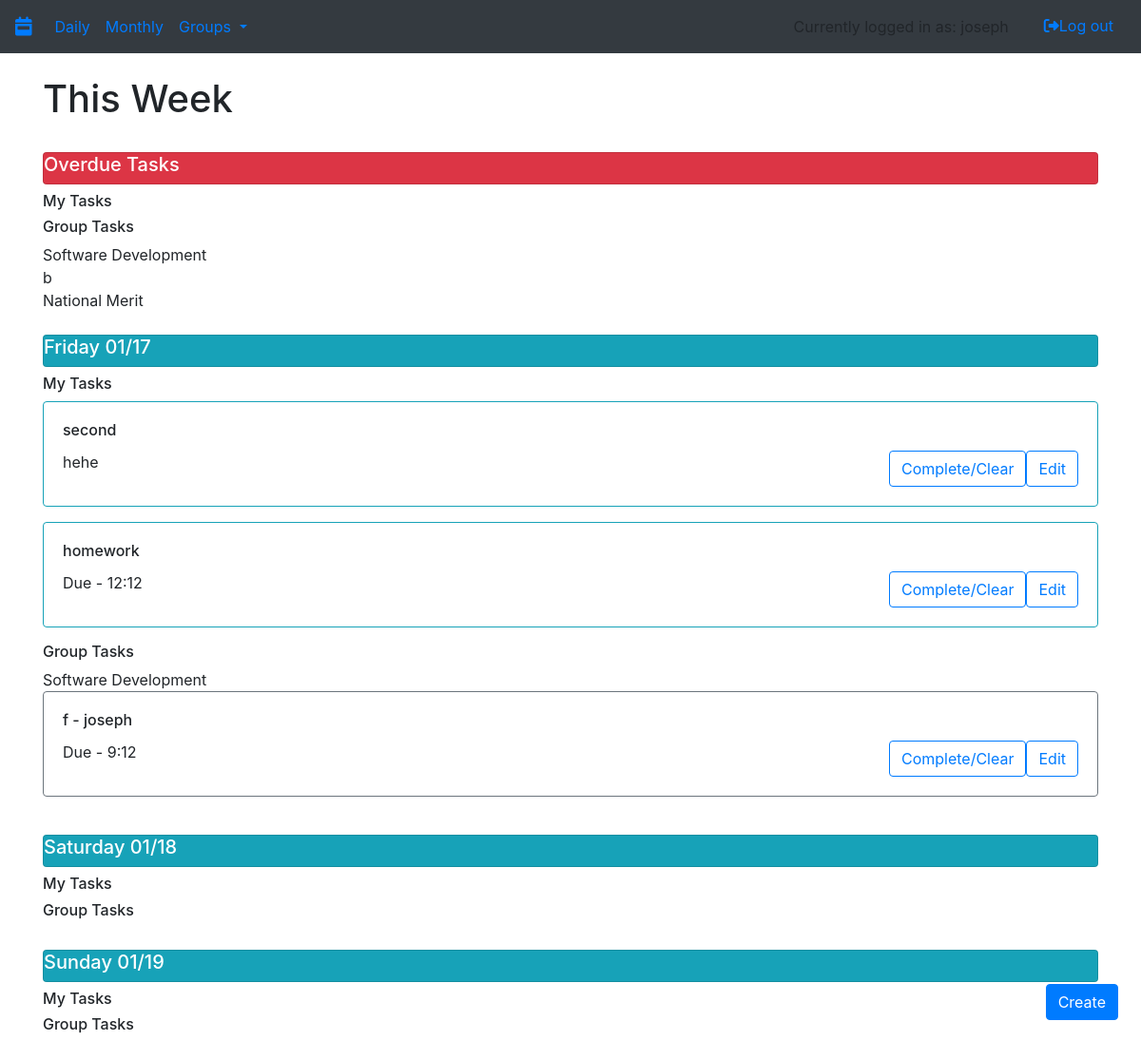
The app's page /day (signed in) with its own data.
### app/utl/models.py (models this page shows, shortened)
class User(db.Model, UserMixin):
    id = db.Column(db.Integer, primary_key=True)
    username = db.Column(db.String(80), unique=True, nullable=False)
    password = db.Column(db.String(80), nullable=False)
    tasks = db.relationship('Task', backref='user') #whenever you create a task, append it to user.tasks
    admin_groups = db.relationship('Group', backref='user') #whenever you create a group, append it to the users admin groups who created it
    groups = association_proxy('groupownership', #whenever a user joins a group, append it to their groups
                              'group',
                              creator=lambda c: GroupLinks(id, c.id))
    requests = association_proxy('requestownership', #whenever a user joins a group, append it to their groups
                              'group',
                              creator=lambda c: RequestLinks(id, c.id))

class Group(db.Model):
    id = db.Column(db.Integer, primary_key=True)
    admin_id = db.Column(db.Integer, db.ForeignKey('user.id'))
    name = db.Column(db.String(80), unique=True, nullable=False)
    description = db.Column(db.String(80), nullable=False)
    private = db.Column(db.Boolean)
    requests = db.relationship('User', backref='group_requests')
    tasks = db.relationship('Task', backref='group')
    users = association_proxy('groupownership',
                              'user',
                              creator=lambda u: GroupLinks(u.id, id))
    requesters = association_proxy('requestownership',
                                   'user',
                                    creator=lambda u: GroupLinks(u.id, id))

class Task(db.Model):
    id = db.Column(db.Integer,primary_key=True)
    user_id = db.Column(db.ForeignKey('user.id'), nullable = False)
    group_id = db.Column(db.Integer, db.ForeignKey('group.id'))
    due_date_m = db.Column(db.Integer, nullable = False)
    due_date_d = db.Column(db.Integer, nullable = False)
    due_date_hr = db.Column(db.Integer)
    due_date_mm = db.Column(db.Integer)
    priority = db.Column(db.Integer, nullable = False)
    timestamp = db.Column(db.DateTime, nullable=False,
                                       default=datetime.utcnow)
    title = db.Column(db.String(80), nullable=False)
    description = db.Column(db.String(80))
    upvotes = db.Column(db.Integer)
    downvotes = db.Column(db.Integer)

### app/app.py (the view)
@login_required
@app.route('/day', methods=['GET', 'POST'])
def day():
    today = datetime.today()
    weekday = today.weekday()
    tasks = {}
    personal_tasks = {}
    group_tasks = {}
    overdue_tasks = {}
    for day in range(weekday, 7):
        personal_tasks[days[day].capitalize() + "  " + (today + timedelta(day - weekday)).strftime('%x')[
                                                       0:5]] = Task.query.filter_by(user_id=current_user.id,
                                                                                    group_id=None,
                                                                                    due_date_m=int(
                                                                                        today.strftime('%m')),
                                                                                    due_date_d=int(today.strftime(
                                                                                        '%d')) + day - weekday
                                                                                    ).all()
    for day in range(weekday, 7):
        temp = {}
        for group in current_user.groups:
            if group != None:
                if (Task.query.filter_by(group_id=group.id,
                                         due_date_m=int(today.strftime('%m')),
                                         due_date_d=int(today.strftime('%d')) + day - weekday).count() > 0):
                    temp[group.name]=Task.query.filter_by(group_id=group.id,
                                                         due_date_m=int(today.strftime('%m')),
                                                         due_date_d=int(today.strftime('%d')) + day - weekday).all()
                else:
                    temp[group.name] = None
        group_tasks[days[day].capitalize() + "  " + (today + timedelta(day - weekday)).strftime('%x')[0:5]] = temp
    my_overdue_tasks = Task.query.filter(Task.group_id == None, Task.user_id == current_user.id,Task.due_date_m <= int(today.strftime('%m')),
                                         Task.due_date_d < int(today.strftime('%d'))).all()
    group_overdue_tasks = {}
    for group in current_user.groups:
        if group != None:
            group_overdue_tasks[group.name] = Task.query.filter(Task.group_id == group.id, Task.due_date_m <= int(today.strftime('%m')),
                                                                Task.due_date_d < int(today.strftime('%d'))).all()
        else:
            group_overdue_tasks[group.name] = None
    print(group_overdue_tasks)
    print(group_tasks)
    print(request.args)
    return render_template('week.html', userTable=genUserTable(), personal_tasks=personal_tasks, group_tasks=group_tasks,
                           my_overdue_tasks=my_overdue_tasks, group_overdue_tasks=group_overdue_tasks,
                           editData=genEditCard(request.args))

### app/app.py (called while the page is built, shortened)
@login_manager.user_loader
def load_user(user_id):
    return User.query.get(user_id)

def genUserTable():
    result={}
    for user in User.query.all():
        result[user.id] = user.username
    return result

def genEditCard(args):
    editData = {}
    print(args)
    if ('taskID' not in args):
        return {'id': "", 'title': "", 'description': "", 'dueDate': ""}

### app/templates/week.html (shortened to what this page needs)
{% extends "base.html" %}
{% block content %}
    {% if current_user.is_authenticated %}
        <div class="container">
            <div class="row">
                <div class="col-sm">
                    <h1>This Week</h1>
                </div>
            </div>
            <div class="row">
                <div class="col-sm">
                    <br>
                    <div class="card bg-danger text-white">
                        <h5> Overdue Tasks </h5>
                    </div>
                </div>
            </div>
            <div class="row">
                <div class="col-sm">
                    <h5><h6> My Tasks</h6></h5>
                </div>
            </div>
            <div class="row">
                <div class="col-sm">
                    <h6> Group Tasks</h6>
                </div>
            </div>
            {% for group in group_overdue_tasks %}
                    {% if group_overdue_tasks[group] is not none %}
                        <div class="row">
                            <div class="col-sm">
                                {{ group }}
                            </div>
                        </div>
                    {% endif %}
                {% endfor %}
            {% for day in personal_tasks %}
                <div class="row">
                    <div class="col-sm">
                        <br>
                        <div class="card bg-info text-white">
                            <h5> {{ day }} </h5>
                        </div>
                    </div>
                </div>
                <div class="row">
                    <div class="col-sm">
                        <h5><h6> My Tasks</h6></h5>
                    </div>
                </div>
                {% for task in personal_tasks[day] %}
                    <div class="row">
                        <div class="col-sm">
                            <div class="card border-info mb-3">
                                <div class="card-body">
                                    <h6 class="card-title">{{ task.title }}</h6>
                                    <form action="/day">
                                        <button type="submit" class="btn btn-outline-primary float-right">
                                            Edit
                                        </button>
                                    </form>
                                    <form action="{{ url_for('deleteTask', task_id = task.id) }}">
                                        <button type="submit" class="btn btn-outline-primary float-right">
                                            Complete/Clear
                                        </button>
                                    </form>
                                    {% if task.due_date_hr is not none%}
                                      <h7>Due - {{ task.due_date_hr }}:{{ task.due_date_mm }}</h7>
                                    {% endif %}
                                    <div class="card-text">
                                        {% if task.description is not none %}
                                            {{ task.description }}
                                        {% endif %}
                                    </div>
                                </div>
                            </div>
                        </div>
                    </div>
                {% endfor %}
                <div class="row">
                    <div class="col-sm">
                        <h6> Group Tasks</h6>
                    </div>
                </div>
                {% for group in group_tasks[day] %}
                    {% if group_tasks[day][group] is not none %}
                        <div class="row">
                            <div class="col-sm">
                                {{ group }}
                            </div>
                        </div>
                        {% for task in group_tasks[day][group] %}
                            <div class="row">
                                <div class="col-sm">
                                    <div class="card border-secondary mb-3">
                                        <div class="card-body">
                                            <h6 class="card-title">{{ task.title }} - {{ userTable[task.user_id] }}</h6>
                                            <form action="/day">
                                                <button type="submit" class="btn btn-outline-primary float-right">
                                                    Edit
                                                </button>
                                            </form>
                                            <form action="{{ url_for('deleteTask', task_id = task.id) }}">
                                                <button type="submit" class="btn btn-outline-primary float-right">
                                                    Complete/Clear
                                                </button>
                                            </form>
                                            {% if task.due_date_hr is not none%}
                                              <h7>Due - {{ task.due_date_hr }}:{{ task.due_date_mm }}</h7>
                                            {% endif %}
                                        </div>
                                    </div>
                                </div>
                            </div>
                        {% endfor %}
                    {% endif %}
                {% endfor %}
            {% endfor %}
        </div>
    {% endif %}
{% endblock %}

### app/templates/base.html (shortened to what this page needs)
{% from "macros/render_flashes.html" import render_flashes %}
<!DOCTYPE html>
<html lang="en">
<head>
    <link rel="stylesheet" href="https://stackpath.bootstrapcdn.com/bootstrap/4.3.1/css/bootstrap.min.css"
>
    <link rel="stylesheet" href="https://stackpath.bootstrapcdn.com/bootstrap/4.3.1/css/bootstrap.min.css"
>
</head>
<body>
<nav class="navbar navbar-expand-sm bg-dark">
    <div class="navbar-header">
        <a class="navbar-brand" href="/"><i class="fas fa-calendar-week"></i></a>
    </div>
    {% if current_user.is_authenticated %}
    <ul class="navbar-nav mr-auto">
        <li class="nav-item">
            <a class="nav-link" href="{{ url_for('day') }}">Daily</a>
        </li>
        <li class="nav-item">
            <a class="nav-link" href="{{ url_for('month') }}">Monthly</a>
        </li>
        <li class="nav-item dropdown">
            <a class="nav-link dropdown-toggle" href="#" id="navbardrop" data-toggle="dropdown">
                Groups
            </a>
        </li>
    </ul>
    <div class="nav navbar-nav ml-auto">
            <li class="navbar-text mr-4">
              {% if current_user is not none %}
                  Currently logged in as: {{ current_user.username }}
              {% endif %}
            </li>
            <li><a href="{{ url_for('logout') }}">
                <button class="btn btn-link"><i
                        class="fas fa-sign-out-alt"></i>Log out
                </button>
            </a></li>
    </div>
    {% endif %}
</nav>
{{ render_flashes() }}
{% if current_user.is_authenticated %}
  <div id="form button" style="position: fixed; bottom: 2%; right: 2%;">
      <button class="btn btn-primary" role="button" data-toggle="popover" data-trigger="focus"
              data-html="true" data-placement="top" title="Create New">
          Create
      </button>
  </div>
{% endif %}
{% block content %}
{% endblock content %}
</body>
</html>

### records on screen
User: username "joseph"
Group: name "Software Development"
Group: name "National Merit"
Task: title "second", description "hehe"
Task: title "homework", due_date_hr "12", due_date_mm "12"
Task: title "f", due_date_hr "9", due_date_mm "12"

### other values on screen
{{ group }} "b"
{{ day }} "Friday 01/17" "Saturday 01/18" "Sunday 01/19"
